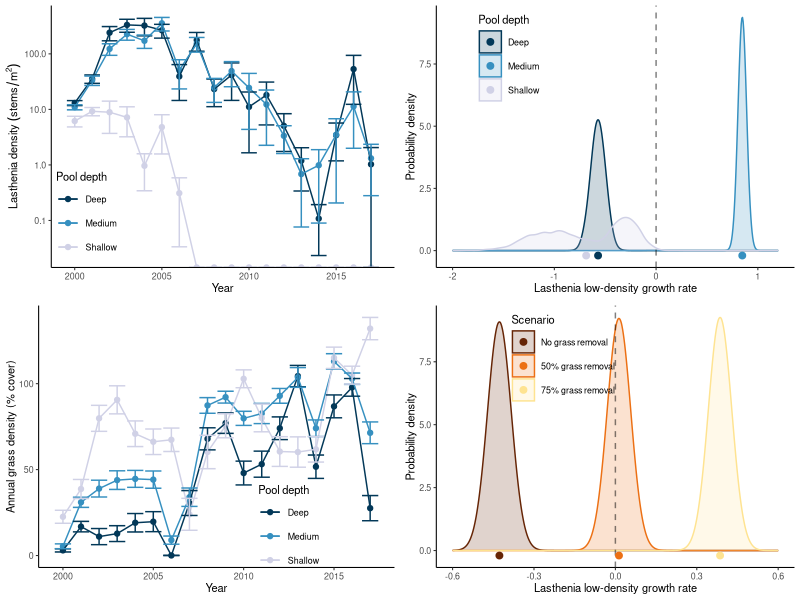
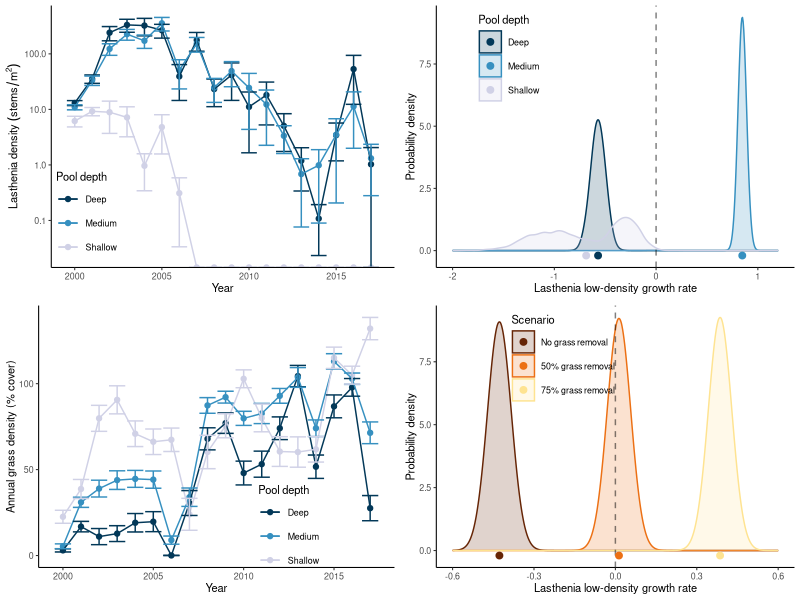

Here is the R script that generated these plots, in order: (Note: this script raises an error after producing the figures.)
library(tidyverse)
library(ggplot2)
library(ggpubr)
library(cowplot)



# Depth

const_LACO_depth <- read_csv("const_LACO_depth.csv") %>%
  mutate(Depth = recode(Depth, deep = "Deep", medium = "Medium", shallow = "Shallow")) %>%
  mutate(`Pool depth` = factor(Depth, levels = c("Deep", "Medium", "Shallow" )))



f <- ggplot(const_LACO_depth, aes(x = Year, y = mean_LACO, color = `Pool depth`)) + 
  geom_point() + geom_line() +
  labs(x = "Year", y =  bquote(`Lasthenia density`~(stems/m^2))) +
  geom_errorbar(aes(ymin = mean_LACO - se_LACO, ymax = mean_LACO + se_LACO)) +
  scale_y_log10() + 
  theme_classic(base_size = 8) +
  theme(legend.position = c(0.1, 0.2), legend.margin = margin(0, 0, 0, 0, "cm"),
        legend.background = element_blank(), 
        legend.box.background = element_blank(),
        legend.key = element_blank()) +
  scale_color_manual(values = c("#023858", "#3690c0", "#d0d1e6"))

# Depth simulations


deep <- read_csv("GRWR_LACO_const_deep_mean.csv") %>%
  mutate(Depth = "Deep")
medium <- read_csv("GRWR_LACO_const_medium_mean.csv") %>%
  mutate(Depth = "Medium")
shallow <- read_csv("GRWR_LACO_const_shallow_mean.csv") %>%
  mutate(Depth = "Shallow")

depthtog <- rbind(deep, medium, shallow) %>%
  mutate(`Pool depth` = factor(Depth, levels = c("Deep", "Medium", "Shallow" )))


g <- ggplot(depthtog, aes(x=mean_GRWR, color = `Pool depth`, fill=`Pool depth`)) + 
  geom_density(alpha = .2, bw = 0.04) +
  theme_classic(base_size = 8) +
  theme(legend.position = c(0.2, 0.8), legend.margin = margin(0, 0, 0, 0, "cm"),
        legend.background = element_blank(), 
        legend.box.background = element_blank(),
        legend.key = element_blank()) + 
  xlim(-2, 1.2) +
  labs(x = "Lasthenia low-density growth rate", y = "Probability density") +
  geom_vline(xintercept = 0, alpha = 0.5, linetype = "dashed") +
  geom_point(data = . %>%
               group_by(`Pool depth`) %>%
               summarize(mean = mean(mean_GRWR)) %>%
               mutate(y = -0.2),
             aes(x = mean, y = y, colour = `Pool depth`), size = 2) +
  scale_color_manual(values = c("#023858", "#3690c0", "#d0d1e6")) +
  scale_fill_manual(values = c("#023858", "#3690c0", "#d0d1e6"))
  

# invasive grass patterns 
const_EG_depth <- read_csv("const_EG_depth.csv") %>%
  mutate(Depth = recode(Depth, deep = "Deep", medium = "Medium", shallow = "Shallow")) %>%
  mutate(`Pool depth` = factor(Depth, levels = c("Deep", "Medium", "Shallow" )))



i <- ggplot(const_EG_depth, aes(x = Year, y = mean_EG, color = `Pool depth`)) + 
  geom_point() + geom_line() +
  labs(x = "Year", y =  "Annual grass density (% cover)") +
  geom_errorbar(aes(ymin = mean_EG - se_EG, ymax = mean_EG + se_EG)) +
  theme_classic(base_size = 8) +
  theme(legend.position = c(0.7, 0.15), legend.margin = margin(0, 0, 0, 0, "cm"),
        legend.background = element_blank(), legend.box.background = element_blank(),
        legend.key = element_blank()) +
  scale_color_manual(values = c("#023858", "#3690c0", "#d0d1e6")) 
  


## INVasive grass simulations

GRWR_LACO_50EG_mean <- read_csv("GRWR_LACO_50EG_mean.csv") %>%
  mutate(Scenario = "50% grass removal")
GRWR_LACO_75EG_mean <- read_csv("GRWR_LACO_75EG_mean.csv") %>%
  mutate(Scenario = "75% grass removal")
GRWR_LACO_const_mean <- read_csv("GRWR_LACO_const_mean.csv") %>%
  mutate(Scenario = "No grass removal")

simtog <- rbind(GRWR_LACO_50EG_mean, GRWR_LACO_75EG_mean, GRWR_LACO_const_mean) %>%
  mutate(Scenario = factor(Scenario, levels = c("No grass removal", "50% grass removal", "75% grass removal" )))


j <- ggplot(simtog, aes(x=mean_GRWR, color = Scenario, fill=Scenario)) + 
  geom_density(alpha = .2, bw = 0.04) +
  theme_classic(base_size = 8) +
  theme(legend.position = c(0.35, 0.8), legend.margin = margin(0, 0, 0, 0, "cm"),
        legend.background = element_blank(), 
        legend.box.background = element_blank(),
        legend.key = element_blank()) + 
  xlim(-.6, .6) +
  labs(x = "Lasthenia low-density growth rate", y = "Probability density") +
  geom_vline(xintercept = 0, alpha = 0.5, linetype = "dashed") + 
  geom_point(data = . %>%
               group_by(Scenario) %>%
               summarize(mean = mean(mean_GRWR)) %>%
               mutate(y = -0.2),
             aes(x = mean, y = y, colour = Scenario), size = 2) +
  scale_color_manual(values = c("#662506", "#ec7014", "#fee391")) +
  scale_fill_manual(values = c("#662506", "#ec7014", "#fee391"))

plot_grid(f,g,i,j)

ggsave(filename = "fig4a.pdf", width = 9, height = 6)

# PUT THEM TOGETHER


mean_join_LACO <- read_csv("mean_join_LACO.csv") %>%
  mutate(type = recode(type, constructed = "Constructed", reference = "Reference"),
         `Pool type` = factor(type, levels = c("Reference", "Constructed")))
#(C) LACO density
c <- ggplot(mean_join_LACO%>%filter(Year %in% c(2000:2015)), 
       aes(x = Year, y = mean_LACOdens, col = `Pool type`)) +
  geom_point()+
  geom_line()+
  scale_y_log10()+
  geom_errorbar(aes(ymin = mean_LACOdens-se_LACOdens, ymax = mean_LACOdens+se_LACOdens), 
                width = 0.4, alpha = 0.9) +
  # theme(text = element_text(size=16),
  #       panel.grid.major = element_blank(),
  #       panel.grid.minor = element_blank(),
  #       panel.background = element_blank(),
  #       axis.line = element_line(colour = "black"),
  #       legend.position = c(.2, .3),
  #       axis.title = element_text(size = 14))+
  labs(y = bquote(`Lasthenia density`~(stems/m^2)), x = "Year") +
  scale_x_continuous(limits = c(1999.5,2015.5))+
  scale_color_manual( values = c("#000000", "#888888")) +
  theme_classic(base_size = 8) +
  theme(legend.position = c(0.3, 0.3), legend.margin = margin(0, 0, 0, 0, "cm"),
        legend.background = element_blank(), legend.box.background = element_blank(),
        legend.key = element_blank()) 

#(D) GRWR partitioning
#FIGURE 3
Partitioning_GRWR_LACO_const$mechanism <- ordered(Partitioning_GRWR_LACO_const$mechanism, levels = c("r_overall", "epsilon_0", "epsilon_alpha", "epsilon_lambda", "epsilon_int"))
xlabels <- c("r_overall" = expression(bar("r")[i]^" "), 
             "epsilon_0" = expression(epsilon[i]^0), 
             "epsilon_alpha" = expression(epsilon[i]^alpha),
             "epsilon_lambda" = expression(epsilon[i]^lambda),
             "epsilon_int" = expression(epsilon[i]^{alpha*lambda}))
Part_const <- ggplot(Partitioning_GRWR_LACO_const, aes(x = mechanism, y = Mean, fill = mechanism))+
  geom_bar(stat = "identity")+
  geom_errorbar(aes(ymin = lowCI, ymax = upCI), width = 0.4, alpha = 0.9) +
  theme_classic(base_size = 8) +
  theme(axis.title.y = element_blank(), axis.title.x = element_blank())+
  geom_hline(yintercept = 0)+
  scale_fill_manual(values = c("grey27", "grey60", "grey60", "grey60", "grey60"))+
  ylim(-1.2, 1.2)+
  annotate("text", x = 2, y = 1.1, label = "Constructed", size = 2)+
  scale_x_discrete(labels = xlabels)

Partitioning_GRWR_LACO_ref$mechanism <- ordered(Partitioning_GRWR_LACO_ref$mechanism, levels = c("r_overall", "epsilon_0", "epsilon_alpha", "epsilon_lambda", "epsilon_int"))
Part_ref <- ggplot(Partitioning_GRWR_LACO_ref, aes(x = mechanism, y = Mean, fill = mechanism))+
  geom_bar(stat = "identity")+
  geom_errorbar(aes(ymin = lowCI, ymax = upCI), width = 0.4, alpha = 0.9) +
  theme_classic(base_size = 8) +
  theme(axis.title.y = element_blank(), axis.title.x = element_blank())+
  geom_hline(yintercept = 0)+
  scale_fill_manual(values = c("grey27", "grey60", "grey60", "grey60", "grey60"))+
  ylim(-1.2, 1.2)+
  annotate("text", x = 2, y = 1.1, label = "Reference", size = 2)+
  scale_x_discrete(labels = xlabels)

figure_partitioning <- ggarrange(Part_ref, Part_const, ncol = 2, nrow = 1, legend = "none")

d <- annotate_figure(figure_partitioning, bottom = text_grob("Mechanisms", size = 8),
                left = text_grob("Partitioning of low-density growth rate", size = 8, rot = 90))
ggsave(filename = "fig4a2.pdf", width = 3, height = 3)

plot_grid(c,d)

ggsave(filename = "fig4b.pdf", width = 9, height = 3)

c
ggsave(filename = "fig4a1.pdf", width = 3, height = 3)




# 
# #(F) LACO by depth
# f <- ggplot(const_LACO_depth,aes(x = Year, y = mean_LACO, color = Depth)) + 
#   geom_point() + geom_line() +
#   labs(x = "Year", y =  bquote(Density~(stems/m^2))) +
#   geom_errorbar(aes(ymin = mean_LACO - se_LACO, ymax = mean_LACO + se_LACO)) +
#   scale_y_log10() + 
#   theme_classic(base_size = 8) +
#   theme(legend.position = c(0.8, 0.8), legend.margin = margin(0, 0, 0, 0, "cm"),
#         legend.background = element_blank(), legend.box.background = element_blank(),
#         legend.key = element_blank()) 

# ggplot(const_LACO_depth, aes(x = Year, y = mean_LACO, col = Depth))+
#   geom_point()+
#   geom_errorbar(aes(ymin = mean_LACO-se_LACO, ymax = mean_LACO+se_LACO), width = 0.4, alpha = 0.9, size = 0.8) +
#   geom_line(size=1)+
#   theme(text = element_text(size=16),
#         panel.grid.major = element_blank(),
#         panel.grid.minor = element_blank(),
#         panel.background = element_blank(),
#         legend.position = c(0.8,0.8),
#         axis.line = element_line(colour = "black"))+
#   scale_x_continuous(name = NULL,
#                      limits = c(1999.5,2015.5))+
#   #scale_y_log10()+
#   ylab(bquote(LACO~Density~(stems/m^2)))

# #old (G) GRWR by depth


# ggplot(GRWR_depth_all , aes(x = Depth, y = Mean))+
#   geom_bar(stat = "identity", col = "grey27")+
#   theme(text = element_text(size=18),
#         panel.grid.major = element_blank(),
#         panel.grid.minor = element_blank(),
#         panel.background = element_blank(),
#         axis.text = element_text(size = 18),
#         axis.line = element_line(colour = "black"),
#         legend.position = "none")+
#   geom_errorbar(aes(ymin = lowCI, ymax = upCI), width = 0.4, alpha = 0.9, size = 1) +
#   labs(y = "Average Low Density Growth Rate", x = "Pool Depth")+
#   geom_hline(yintercept = 0)

# #old (I) EG cover by depth
# ggplot(const_EG_depth%>%filter(Year < 2016), aes(x = Year, y = mean_EG, col = Depth))+
#   geom_point()+
#   geom_line()+
#   theme(text = element_text(size=16),
#         panel.grid.major = element_blank(),
#         panel.grid.minor = element_blank(),
#         panel.background = element_blank(),
#         axis.line = element_line(colour = "black"),
#         legend.position = c(0.8,0.2))+
#   geom_errorbar(aes(ymin = mean_EG-se_EG, ymax = mean_EG+se_EG), width = 0.4, alpha = 0.9, size = 0.8) + 
#   ylab(bquote(Exotic~Grass~Cover~('%')))+
#   scale_color_discrete(name = "Pool depth", labels = c("deep", "medium", "shallow"))

# #old (J) GRWR by EG reduction
# ggplot(GRWR_simulated_all , aes(x = treatment, y = Mean))+
#   geom_bar(stat = "identity", col = "grey27")+
#   theme(text = element_text(size=18),
#         panel.grid.major = element_blank(),
#         panel.grid.minor = element_blank(),
#         panel.background = element_blank(),
#         axis.text = element_text(size = 18),
#         axis.line = element_line(colour = "black"),
#         legend.position = "none")+
#   geom_errorbar(aes(ymin = lowCI, ymax = upCI), width = 0.4, alpha = 0.9, size = 1) +
#   labs(y = "Average Low Density Growth Rate", x = "Reduction in Exotic Grasses")+
#   geom_hline(yintercept = 0)
